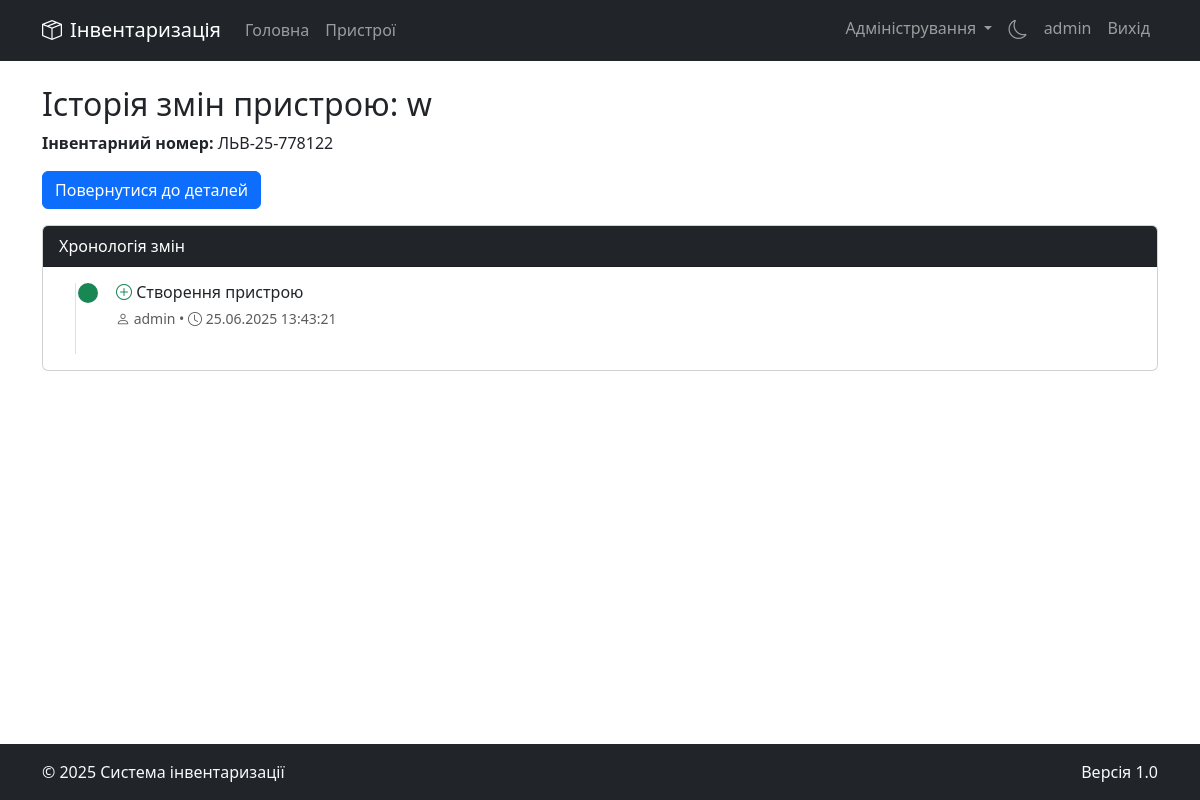
Screenshot of /device/1/history (signed in) with the database file from the repository.
### app.py (models this page shows, shortened)
class User(UserMixin, db.Model):
    id = db.Column(db.Integer, primary_key=True)
    username = db.Column(db.String(80), unique=True, nullable=False)
    password = db.Column(db.String(120), nullable=False)
    is_admin = db.Column(db.Boolean, default=False)
    is_active = db.Column(db.Boolean, default=True)
    created_at = db.Column(db.DateTime, default=datetime.utcnow)
    city_id = db.Column(db.Integer, db.ForeignKey('city.id'))
    city = db.relationship('City', backref='users')

class Device(db.Model):
    id = db.Column(db.Integer, primary_key=True)
    name = db.Column(db.String(100), nullable=False)
    type = db.Column(db.String(50), nullable=False)
    serial_number = db.Column(db.String(100), unique=True)
    inventory_number = db.Column(db.String(20), unique=True)
    location = db.Column(db.String(200))
    status = db.Column(db.String(50))
    notes = db.Column(db.Text)
    created_at = db.Column(db.DateTime, default=datetime.utcnow)
    city_id = db.Column(db.Integer, db.ForeignKey('city.id'), nullable=False)
    photos = db.relationship('DevicePhoto', backref='device', lazy=True, cascade="all, delete-orphan")
    history = db.relationship('DeviceHistory', backref='device', lazy=True, cascade="all, delete-orphan")
    last_maintenance = db.Column(db.DateTime, nullable=True)
    maintenance_interval = db.Column(db.Integer, default=365, nullable=True)
    next_maintenance = db.Column(db.DateTime, nullable=True)

class DeviceHistory(db.Model):
    id = db.Column(db.Integer, primary_key=True)
    device_id = db.Column(db.Integer, db.ForeignKey('device.id'), nullable=False)
    user_id = db.Column(db.Integer, db.ForeignKey('user.id'), nullable=False)
    action = db.Column(db.String(50), nullable=False)  # 'create', 'update', 'delete'
    field = db.Column(db.String(50))  # Яке поле було змінено
    old_value = db.Column(db.Text)  # Старе значення
    new_value = db.Column(db.Text)  # Нове значення
    timestamp = db.Column(db.DateTime, default=datetime.utcnow)
    user = db.relationship('User', backref='device_actions')

### app.py (the view)
@app.route('/device/<int:device_id>/history')
@login_required
def device_history(device_id):
    device = Device.query.get_or_404(device_id)
    if not current_user.is_admin and device.city_id != current_user.city_id:
        abort(403)
    history = DeviceHistory.query.filter_by(device_id=device_id).order_by(DeviceHistory.timestamp.desc()).all()
    return render_template('device_history.html', device=device, history=history)

### app.py (called while the page is built)
@login_manager.user_loader
def load_user(user_id):
    user = User.query.get(int(user_id))
    if user and user.is_active:
        return user
    return None

@app.context_processor
def utility_processor():
    def get_user_agent():
        return request.headers.get('User-Agent')
    return dict(get_user_agent=get_user_agent)

### templates/device_history.html (shortened to what this page needs)
{% extends "base.html" %}
{% block content %}
<div class="mb-3">
    <h2>Історія змін пристрою: {{ device.name }}</h2>
    <p><strong>Інвентарний номер:</strong> {{ device.inventory_number }}</p>
    <a href="{{ url_for('device_detail', device_id=device.id) }}" class="btn btn-primary">Повернутися до деталей</a>
</div>
<div class="card">
    <div class="card-header bg-dark text-white">
        Хронологія змін
    </div>
    <div class="card-body">
        {% if history %}
            <div class="timeline">
                {% for entry in history %}
                    <div class="timeline-item">
                        <div class="timeline-marker
                            {% if entry.action == 'create' %}bg-success
                            {% elif entry.action == 'update' %}bg-primary
                            {% else %}bg-danger{% endif %}">
                        </div>
                        <div class="timeline-content">
                            <div class="timeline-heading">
                                <h6 class="timeline-title">
                                    {% if entry.action == 'create' %}
                                        <i class="bi bi-plus-circle text-success"></i> Створення пристрою
                                    {% elif entry.action == 'update' %}
                                        <i class="bi bi-pencil text-primary"></i> Оновлення поля "{{ entry.field }}"
                                    {% else %}
                                        <i class="bi bi-trash text-danger"></i> Видалення пристрою
                                    {% endif %}
                                </h6>
                                <span class="text-muted small">
                                    <i class="bi bi-person"></i> {{ entry.user.username }} &bull;
                                    <i class="bi bi-clock"></i> {{ entry.timestamp.strftime('%d.%m.%Y %H:%M:%S') }}
                                </span>
                            </div>
                        </div>
                    </div>
                {% endfor %}
            </div>
        {% else %}
            <p class="text-center">Історія змін відсутня</p>
        {% endif %}
    </div>
</div>
{% endblock %}

### templates/base.html (shortened to what this page needs)
<!DOCTYPE html>
<html lang="uk" data-bs-theme="{{ request.cookies.get('theme', 'light') }}">
<head>
    <link href="https://cdn.jsdelivr.net/npm/bootstrap@5.3.0/dist/css/bootstrap.min.css" rel="stylesheet">
    <link rel="stylesheet" href="https://cdn.jsdelivr.net/npm/bootstrap-icons@1.11.0/font/bootstrap-icons.css">
</head>
<body>
    <header>
        <nav class="navbar navbar-expand-lg navbar-dark bg-dark mb-4">
            <div class="container">
                <a class="navbar-brand" href="{{ url_for('index') }}">
                    <i class="bi bi-box-seam me-2"></i>Інвентаризація
                </a>
                <div class="collapse navbar-collapse" id="navbarNav">
                    <ul class="navbar-nav me-auto">
                        <li class="nav-item">
                            <a class="nav-link" href="{{ url_for('index') }}">Головна</a>
                        </li>
                        {% if current_user.is_authenticated %}
                        <li class="nav-item">
                            <a class="nav-link" href="{{ url_for('devices') }}">Пристрої</a>
                        </li>
                        {% endif %}
                    </ul>
                    <ul class="navbar-nav ms-auto">
                        {% if current_user.is_authenticated %}
                            {% if current_user.is_admin %}
                            <li class="nav-item dropdown">
                                <a class="nav-link dropdown-toggle" href="#" id="adminDropdown" role="button" data-bs-toggle="dropdown" aria-expanded="false">
                                    Адміністрування
                                </a>
                            </li>
                            {% endif %}
                            <li class="nav-item">
                                <a class="nav-link" href="{{ url_for('toggle_theme') }}">
                                    {% if request.cookies.get('theme') == 'dark' %}
                                        <i class="bi bi-sun navbar-theme-icon"></i>
                                    {% else %}
                                        <i class="bi bi-moon navbar-theme-icon"></i>
                                    {% endif %}
                                </a>
                            </li>
                            <li class="nav-item">
                                <a class="nav-link" href="#">{{ current_user.username }}</a>
                            </li>
                            <li class="nav-item">
                                <a class="nav-link" href="{{ url_for('logout') }}">Вихід</a>
                            </li>
                        {% endif %}
                    </ul>
                </div>
            </div>
        </nav>
    </header>
    <main class="container mb-4">
        {% block content %}{% endblock %}
    </main>
    <footer class="bg-dark text-light py-3 mt-auto">
        <div class="container">
            <div class="row">
                <div class="col-md-6">
                    <p class="mb-0">&copy; 2025 Система інвентаризації</p>
                </div>
                <div class="col-md-6 text-md-end">
                    <p class="mb-0">Версія 1.0</p>
                </div>
            </div>
        </div>
    </footer>
</body>
</html>

### templates/base.html (style rules this page uses)
body { min-height: 100vh; display: flex; flex-direction: column; }
main { flex: 1; }
.navbar-theme-icon { font-size: 1.2rem; cursor: pointer; }

### templates/device_history.html (style rules this page uses)
.timeline { position: relative; padding-left: 1.5rem; margin-left: 1rem; border-left: 1px solid #e0e0e0; }
.timeline-item { position: relative; padding-bottom: 1.5rem; }
.timeline-marker { position: absolute; left: -1.38rem; width: 1.25rem; height: 1.25rem; border-radius: 50%; }
.timeline-content { padding-left: 1rem; }
.timeline-title { margin-bottom: 0.25rem; }

### rows the page displays
User: username "admin"
Device: name "w", inventory_number "ЛЬВ-25-778122"
DeviceHistory: action "create" (drawn), user.username "admin", timestamp "25.06.2025 13:43:21"
